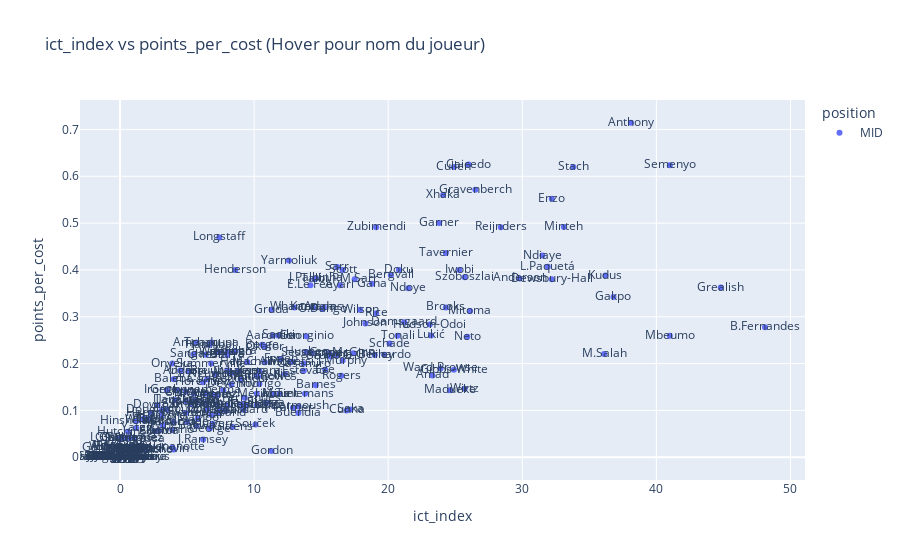

The notebook cell this image was saved under:
### Code cell
import plotly.express as px

fig = px.scatter(
    df_players[df_players['position'] == 'MID'],  # Filtrer pour éviter les joueurs sans minutes
    x='ict_index',
    y='points_per_cost',
    text='web_name',  # Affiche le nom au survol
    color='position', # Optionnel, couleur par poste
    title='ict_index vs points_per_cost (Hover pour nom du joueur)'
)

fig.update_traces(marker=dict(size=10, opacity=0.7),
                  selector=dict(mode='markers'))
fig.update_layout(hovermode='closest')
fig.show()

### Figure 1 — Plotly figure (JSON) as saved in the notebook; plotly's stock layout.template omitted (floating-point values rounded to 4 significant figures; data arrays with more than 128 entries replaced by an {"elided": "..."} marker saying what was removed)
{"data": [{"hovertemplate": "position=MID<br>ict_index=%{x}<br>points_per_cost=%{y}<br>web_name=%{text}<extra></extra>", "legendgroup": "MID", "marker": {"color": "#636efa", "symbol": "circle"}, "mode": "markers+text", "name": "MID", "orientation": "v", "showlegend": true, "text": {"elided": "328 str values"}, "type": "scatter", "x": {"elided": "328 float values"}, "xaxis": "x", "y": {"elided": "328 float values"}, "yaxis": "y"}], "layout": {"hovermode": "closest", "legend": {"title": {"text": "position"}, "tracegroupgap": 0}, "title": {"text": "ict_index vs points_per_cost (Hover pour nom du joueur)"}, "xaxis": {"anchor": "y", "domain": [0, 1], "title": {"text": "ict_index"}}, "yaxis": {"anchor": "x", "domain": [0, 1], "title": {"text": "points_per_cost"}}}}
